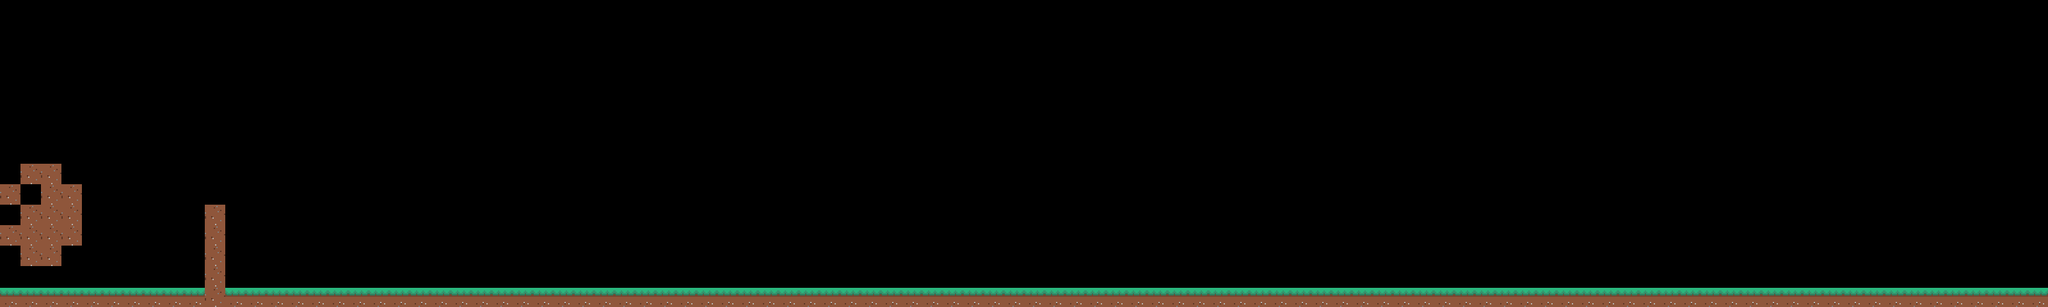

A level layout from a 2D game, rendered from its tile map. Below: a short description, then the map file with its tile-grid data intact:
An orthogonal 100x15 tile map with 32x32 px tiles, 1 tile layer (ground) and 4 objects (3x object, plate).

<map version="1.10" tiledversion="1.12.2" orientation="orthogonal" renderorder="right-down" width="100" height="15" tilewidth="32" tileheight="32" infinite="0" nextlayerid="3" nextobjectid="29">
 <tileset firstgid="1" source="../tileset.tsx" />
 <layer id="1" name="ground" width="100" height="15">
  <data encoding="csv">
0,0,0,0,0,0,0,0,0,0,0,0,0,0,0,0,0,0,0,0,0,0,0,0,0,0,0,0,0,0,0,0,0,0,0,0,0,0,0,0,0,0,0,0,0,0,0,0,0,0,0,0,0,0,0,0,0,0,0,0,0,0,0,0,0,0,0,0,0,0,0,0,0,0,0,0,0,0,0,0,0,0,0,0,0,0,0,0,0,0,0,0,0,0,0,0,0,0,0,0,
0,0,0,0,0,0,0,0,0,0,0,0,0,0,0,0,0,0,0,0,0,0,0,0,0,0,0,0,0,0,0,0,0,0,0,0,0,0,0,0,0,0,0,0,0,0,0,0,0,0,0,0,0,0,0,0,0,0,0,0,0,0,0,0,0,0,0,0,0,0,0,0,0,0,0,0,0,0,0,0,0,0,0,0,0,0,0,0,0,0,0,0,0,0,0,0,0,0,0,0,
0,0,0,0,0,0,0,0,0,0,0,0,0,0,0,0,0,0,0,0,0,0,0,0,0,0,0,0,0,0,0,0,0,0,0,0,0,0,0,0,0,0,0,0,0,0,0,0,0,0,0,0,0,0,0,0,0,0,0,0,0,0,0,0,0,0,0,0,0,0,0,0,0,0,0,0,0,0,0,0,0,0,0,0,0,0,0,0,0,0,0,0,0,0,0,0,0,0,0,0,
0,0,0,0,0,0,0,0,0,0,0,0,0,0,0,0,0,0,0,0,0,0,0,0,0,0,0,0,0,0,0,0,0,0,0,0,0,0,0,0,0,0,0,0,0,0,0,0,0,0,0,0,0,0,0,0,0,0,0,0,0,0,0,0,0,0,0,0,0,0,0,0,0,0,0,0,0,0,0,0,0,0,0,0,0,0,0,0,0,0,0,0,0,0,0,0,0,0,0,0,
0,0,0,0,0,0,0,0,0,0,0,0,0,0,0,0,0,0,0,0,0,0,0,0,0,0,0,0,0,0,0,0,0,0,0,0,0,0,0,0,0,0,0,0,0,0,0,0,0,0,0,0,0,0,0,0,0,0,0,0,0,0,0,0,0,0,0,0,0,0,0,0,0,0,0,0,0,0,0,0,0,0,0,0,0,0,0,0,0,0,0,0,0,0,0,0,0,0,0,0,
0,0,0,0,0,0,0,0,0,0,0,0,0,0,0,0,0,0,0,0,0,0,0,0,0,0,0,0,0,0,0,0,0,0,0,0,0,0,0,0,0,0,0,0,0,0,0,0,0,0,0,0,0,0,0,0,0,0,0,0,0,0,0,0,0,0,0,0,0,0,0,0,0,0,0,0,0,0,0,0,0,0,0,0,0,0,0,0,0,0,0,0,0,0,0,0,0,0,0,0,
0,0,0,0,0,0,0,0,0,0,0,0,0,0,0,0,0,0,0,0,0,0,0,0,0,0,0,0,0,0,0,0,0,0,0,0,0,0,0,0,0,0,0,0,0,0,0,0,0,0,0,0,0,0,0,0,0,0,0,0,0,0,0,0,0,0,0,0,0,0,0,0,0,0,0,0,0,0,0,0,0,0,0,0,0,0,0,0,0,0,0,0,0,0,0,0,0,0,0,0,
0,0,0,0,0,0,0,0,0,0,0,0,0,0,0,0,0,0,0,0,0,0,0,0,0,0,0,0,0,0,0,0,0,0,0,0,0,0,0,0,0,0,0,0,0,0,0,0,0,0,0,0,0,0,0,0,0,0,0,0,0,0,0,0,0,0,0,0,0,0,0,0,0,0,0,0,0,0,0,0,0,0,0,0,0,0,0,0,0,0,0,0,0,0,0,0,0,0,0,0,
0,18,18,0,0,0,0,0,0,0,0,0,0,0,0,0,0,0,0,0,0,0,0,0,0,0,0,0,0,0,0,0,0,0,0,0,0,0,0,0,0,0,0,0,0,0,0,0,0,0,0,0,0,0,0,0,0,0,0,0,0,0,0,0,0,0,0,0,0,0,0,0,0,0,0,0,0,0,0,0,0,0,0,0,0,0,0,0,0,0,0,0,0,0,0,0,0,0,0,0,
18,0,18,18,0,0,0,0,0,0,0,0,0,0,0,0,0,0,0,0,0,0,0,0,0,0,0,0,0,0,0,0,0,0,0,0,0,0,0,0,0,0,0,0,0,0,0,0,0,0,0,0,0,0,0,0,0,0,0,0,0,0,0,0,0,0,0,0,0,0,0,0,0,0,0,0,0,0,0,0,0,0,0,0,0,0,0,0,0,0,0,0,0,0,0,0,0,0,0,0,
0,18,18,18,0,0,0,0,0,0,18,0,0,0,0,0,0,0,0,0,0,0,0,0,0,0,0,0,0,0,0,0,0,0,0,0,0,0,0,0,0,0,0,0,0,0,0,0,0,0,0,0,0,0,0,0,0,0,0,0,0,0,0,0,0,0,0,0,0,0,0,0,0,0,0,0,0,0,0,0,0,0,0,0,0,0,0,0,0,0,0,0,0,0,0,0,0,0,0,0,
18,18,18,18,0,0,0,0,0,0,18,0,0,0,0,0,0,0,0,0,0,0,0,0,0,0,0,0,0,0,0,0,0,0,0,0,0,0,0,0,0,0,0,0,0,0,0,0,0,0,0,0,0,0,0,0,0,0,0,0,0,0,0,0,0,0,0,0,0,0,0,0,0,0,0,0,0,0,0,0,0,0,0,0,0,0,0,0,0,0,0,0,0,0,0,0,0,0,0,0,
0,18,18,0,0,0,0,0,0,0,18,0,0,0,0,0,0,0,0,0,0,0,0,0,0,0,0,0,0,0,0,0,0,0,0,0,0,0,0,0,0,0,0,0,0,0,0,0,0,0,0,0,0,0,0,0,0,0,0,0,0,0,0,0,0,0,0,0,0,0,0,0,0,0,0,0,0,0,0,0,0,0,0,0,0,0,0,0,0,0,0,0,0,0,0,0,0,0,0,0,
0,0,0,0,0,0,0,0,0,0,18,0,0,0,0,0,0,0,0,0,0,0,0,0,0,0,0,0,0,0,0,0,0,0,0,0,0,0,0,0,0,0,0,0,0,0,0,0,0,0,0,0,0,0,0,0,0,0,0,0,0,0,0,0,0,0,0,0,0,0,0,0,0,0,0,0,0,0,0,0,0,0,0,0,0,0,0,0,0,0,0,0,0,0,0,0,0,0,0,0,
2,2,2,2,2,2,2,2,2,2,18,2,2,2,2,2,2,2,2,2,2,2,2,2,2,2,2,2,2,2,2,2,2,2,2,2,2,2,2,2,2,2,2,2,2,2,2,2,2,2,2,2,2,2,2,2,2,2,2,2,2,2,2,2,2,2,2,2,2,2,2,2,2,2,2,2,2,2,2,2,2,2,2,2,2,2,2,2,2,2,2,2,2,2,2,2,2,2,2,2
</data>
 </layer>
 <objectgroup id="2" name="object">
  <object id="24" name="object" x="320" y="320" width="32" height="160" />
  <object id="25" name="plate" x="224" y="448">
   <properties>
    <property name="path" type="object" value="24" />
   </properties>
   <point />
  </object>
  <object id="27" name="object" x="0" y="448" width="320" height="32" />
  <object id="28" name="object" x="352" y="448" width="1312" height="32" />
 </objectgroup>
</map>
